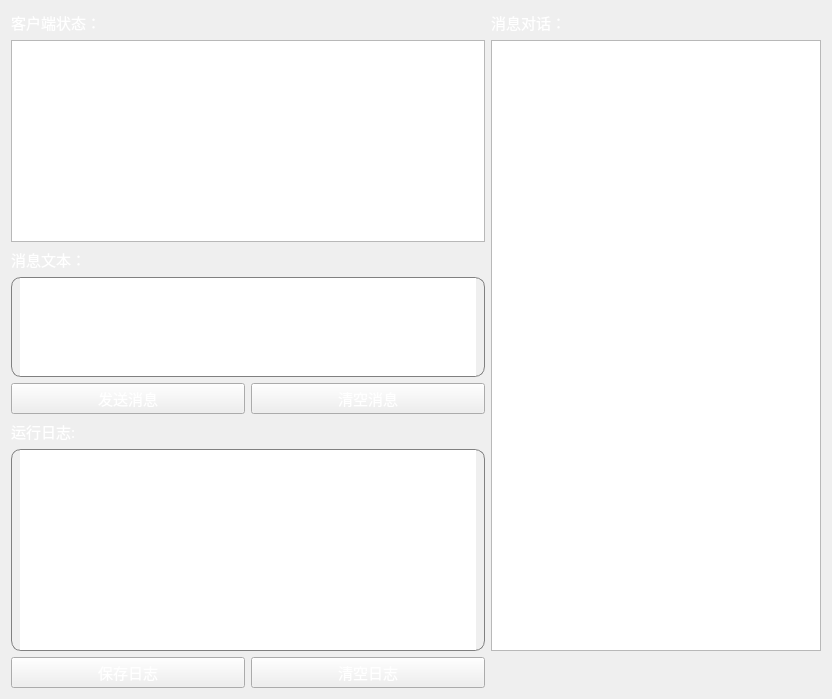
<?xml version="1.0" encoding="UTF-8"?>
<ui version="4.0">
 <class>Widget</class>
 <widget class="QWidget" name="Widget">
  <property name="geometry">
   <rect>
    <x>0</x>
    <y>0</y>
    <width>832</width>
    <height>699</height>
   </rect>
  </property>
  <property name="windowTitle">
   <string>Widget</string>
  </property>
  <property name="styleSheet">
   <string notr="true">background-image: url(:/img/_bkPage.jpg);</string>
  </property>
  <layout class="QGridLayout" name="gridLayout_2">
   <item row="0" column="0">
    <layout class="QVBoxLayout" name="verticalLayout_2">
     <item>
      <widget class="QLabel" name="label_5">
       <property name="sizePolicy">
        <sizepolicy hsizetype="Minimum" vsizetype="Fixed">
         <horstretch>0</horstretch>
         <verstretch>0</verstretch>
        </sizepolicy>
       </property>
       <property name="font">
        <font>
         <family>楷体</family>
         <pointsize>11</pointsize>
        </font>
       </property>
       <property name="styleSheet">
        <string notr="true">color: white;</string>
       </property>
       <property name="text">
        <string>客户端状态：</string>
       </property>
      </widget>
     </item>
     <item>
      <widget class="QListWidget" name="clientListWidget">
       <property name="font">
        <font>
         <family>华文隶书</family>
         <pointsize>10</pointsize>
        </font>
       </property>
       <property name="styleSheet">
        <string notr="true">selection-background-color: darkgray;
color: white;</string>
       </property>
      </widget>
     </item>
     <item>
      <layout class="QVBoxLayout" name="verticalLayout">
       <item>
        <layout class="QHBoxLayout" name="horizontalLayout_4"/>
       </item>
      </layout>
     </item>
     <item>
      <widget class="QLabel" name="label_7">
       <property name="font">
        <font>
         <family>楷体</family>
         <pointsize>11</pointsize>
        </font>
       </property>
       <property name="styleSheet">
        <string notr="true">color: white;</string>
       </property>
       <property name="text">
        <string>消息文本：</string>
       </property>
      </widget>
     </item>
     <item>
      <widget class="QTextEdit" name="textEdit_2">
       <property name="maximumSize">
        <size>
         <width>16777215</width>
         <height>100</height>
        </size>
       </property>
       <property name="font">
        <font>
         <family>李旭科漫画体v1.0</family>
         <pointsize>18</pointsize>
        </font>
       </property>
       <property name="styleSheet">
        <string notr="true">border: 1px solid gray;/*设置边框的粗细，以及颜色*/
border-radius: 10px;/*设置圆角的大小*/
padding: 0 8px;/*如果没有内容光标在开始往后移动0.8像素点*/
selection-background-color: darkgray;
color: white;</string>
       </property>
      </widget>
     </item>
     <item>
      <layout class="QHBoxLayout" name="horizontalLayout">
       <item>
        <widget class="QPushButton" name="InfoPushButton">
         <property name="font">
          <font>
           <family>楷体</family>
           <pointsize>11</pointsize>
          </font>
         </property>
         <property name="styleSheet">
          <string notr="true">color: white;</string>
         </property>
         <property name="text">
          <string>发送消息</string>
         </property>
        </widget>
       </item>
       <item>
        <widget class="QPushButton" name="DelInfoPB">
         <property name="font">
          <font>
           <family>楷体</family>
           <pointsize>11</pointsize>
          </font>
         </property>
         <property name="styleSheet">
          <string notr="true">color: white;</string>
         </property>
         <property name="text">
          <string>清空消息</string>
         </property>
        </widget>
       </item>
      </layout>
     </item>
     <item>
      <widget class="QLabel" name="label_9">
       <property name="font">
        <font>
         <family>楷体</family>
         <pointsize>11</pointsize>
        </font>
       </property>
       <property name="autoFillBackground">
        <bool>false</bool>
       </property>
       <property name="styleSheet">
        <string notr="true">color: white;</string>
       </property>
       <property name="text">
        <string>运行日志:</string>
       </property>
      </widget>
     </item>
     <item>
      <widget class="QTextEdit" name="textEdit">
       <property name="font">
        <font>
         <family>李旭科漫画体v1.0</family>
         <pointsize>14</pointsize>
        </font>
       </property>
       <property name="styleSheet">
        <string notr="true">border: 1px solid gray;/*设置边框的粗细，以及颜色*/
border-radius: 10px;/*设置圆角的大小*/
padding: 0 8px;/*如果没有内容光标在开始往后移动0.8像素点*/
selection-background-color: darkgray;
color: white;</string>
       </property>
      </widget>
     </item>
    </layout>
   </item>
   <item row="0" column="1">
    <layout class="QVBoxLayout" name="verticalLayout_3">
     <item>
      <widget class="QLabel" name="label_11">
       <property name="font">
        <font>
         <family>楷体</family>
         <pointsize>11</pointsize>
        </font>
       </property>
       <property name="styleSheet">
        <string notr="true">color: white;</string>
       </property>
       <property name="text">
        <string>消息对话：</string>
       </property>
      </widget>
     </item>
     <item>
      <widget class="QListWidget" name="listWidget">
       <property name="minimumSize">
        <size>
         <width>330</width>
         <height>0</height>
        </size>
       </property>
       <property name="maximumSize">
        <size>
         <width>330</width>
         <height>16777215</height>
        </size>
       </property>
       <property name="font">
        <font>
         <family>素晴字体</family>
         <pointsize>11</pointsize>
        </font>
       </property>
       <property name="styleSheet">
        <string notr="true">border: 1px solid gray;/*设置边框的粗细，以及颜色*/
border-radius: 10px;/*设置圆角的大小*/
padding: 0 8px;/*如果没有内容光标在开始往后移动0.8像素点*/
selection-background-color: darkgray;

QListWidget{background-color:  rgb(247, 247, 247);  border: 1px solid  rgb(247, 247, 247);outline:0px;}
QListWidget::Item{background-color: rgb(247, 247, 247);}
QListWidget::Item:hover{background-color: rgb(247, 247, 247); }
QListWidget::item:selected{
	background-color: rgb(247, 247, 247);
	color:black; 
    border: 1px solid  rgb(247, 247, 247);
}
QListWidget::item:selected:!active{border: 1px solid  rgb(247, 247, 247); background-color: rgb(247, 247, 247); color:rgb(247, 247, 247); } </string>
       </property>
      </widget>
     </item>
    </layout>
   </item>
   <item row="1" column="0">
    <layout class="QGridLayout" name="gridLayout">
     <item row="0" column="0">
      <widget class="QPushButton" name="rizhisave">
       <property name="font">
        <font>
         <family>楷体</family>
         <pointsize>11</pointsize>
        </font>
       </property>
       <property name="styleSheet">
        <string notr="true">color: white;</string>
       </property>
       <property name="text">
        <string>保存日志</string>
       </property>
      </widget>
     </item>
     <item row="0" column="1">
      <widget class="QPushButton" name="riziclear">
       <property name="font">
        <font>
         <family>楷体</family>
         <pointsize>11</pointsize>
        </font>
       </property>
       <property name="styleSheet">
        <string notr="true">color: white;</string>
       </property>
       <property name="text">
        <string>清空日志</string>
       </property>
      </widget>
     </item>
    </layout>
   </item>
  </layout>
 </widget>
 <layoutdefault spacing="6" margin="11"/>
 <resources/>
 <connections/>
</ui>
